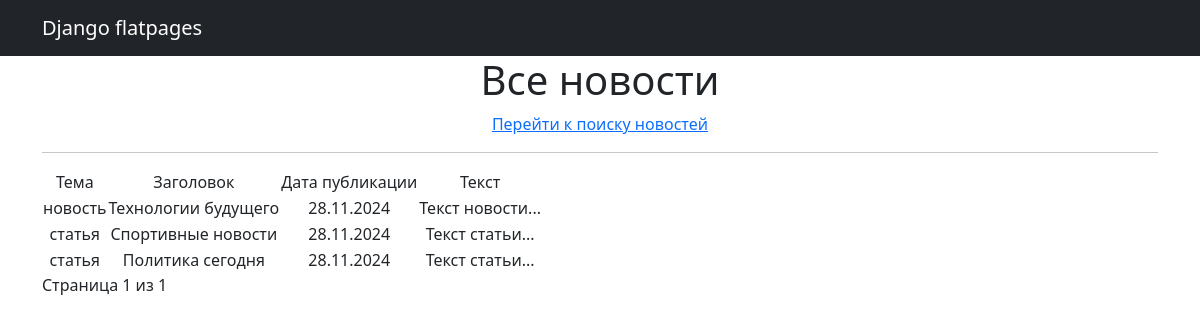
Before: /news/ with the older database file.
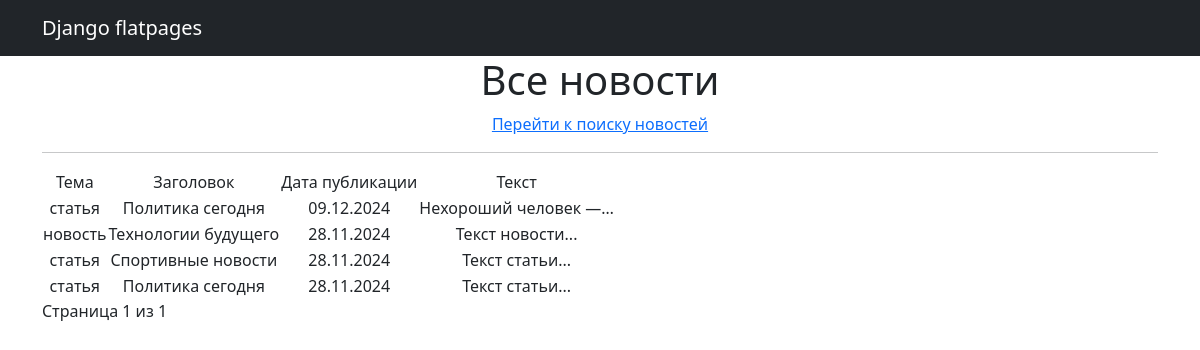
After: the same page with the newer database file.
### newsapp/models.py (models this page shows, shortened)
class Post(models.Model):
    ARTICLE = 'статья'
    NEWS = 'новость'
    POST_TYPES = [
        (ARTICLE, 'Статья'),
        (NEWS, 'Новость'),
    ]
    author = models.ForeignKey(Author, on_delete=models.CASCADE)
    post_type = models.CharField(max_length=20, choices=POST_TYPES)
    created_at = models.DateTimeField(auto_now_add=True)
    categories = models.ManyToManyField(Category, through='PostCategory')
    title = models.CharField(max_length=255)
    text = models.TextField()
    rating = models.IntegerField(default=0)

### newsapp/views.py (the view)
# urls.py: path('', NewsList.as_view(), name='news'),
class NewsList(ListView):
    model = Post
    ordering = 'text'
    template_name = 'news.html'
    context_object_name = 'news'
    paginate_by = 10

### newsapp/templatetags/censor.py (called while the page is built)
@register.filter
def censor(value):
    bad_words = ['редиска', 'фуфло']
    for word in bad_words:
        value = value.replace(word, '*' * len(word))
    return value

### templates/news.html (shortened to what this page needs)
{% extends 'flatpages/default.html' %}
{% load censor %}
{% block content %}
    <h1>Все новости</h1>
    <a href="{% url 'news_search' %}">Перейти к поиску новостей</a>
    <hr>
    {% if news %}
        <table>
            <tr>
                <td>Тема</td>
                <td>Заголовок</td>
                <td>Дата публикации</td>
                <td>Текст</td>
            </tr>
            {% for new in news %}
            <tr>
                <td>{{ new.post_type }}</td>
                <td>{{ new.title|censor }}</td>
                <td>{{ new.created_at|date:"d.m.Y" }}</td>
                <td>{{ new.text|censor|truncatechars:20 }}</td>
            </tr>
            {% endfor %}
        </table>
    {% else %}
       <h2>Новостей нет!</h2>
    {% endif %}
  <div class="pagination">
    <span>Страница {{ page_obj.number }} из {{ page_obj.paginator.num_pages }}</span>
  </div>
{% endblock content %}

Changed rows visible on the page:
added Post: post_type "статья", title|censor "Политика сегодня", created_at "09.12.2024", text|censor "Нехороший человек —…"
